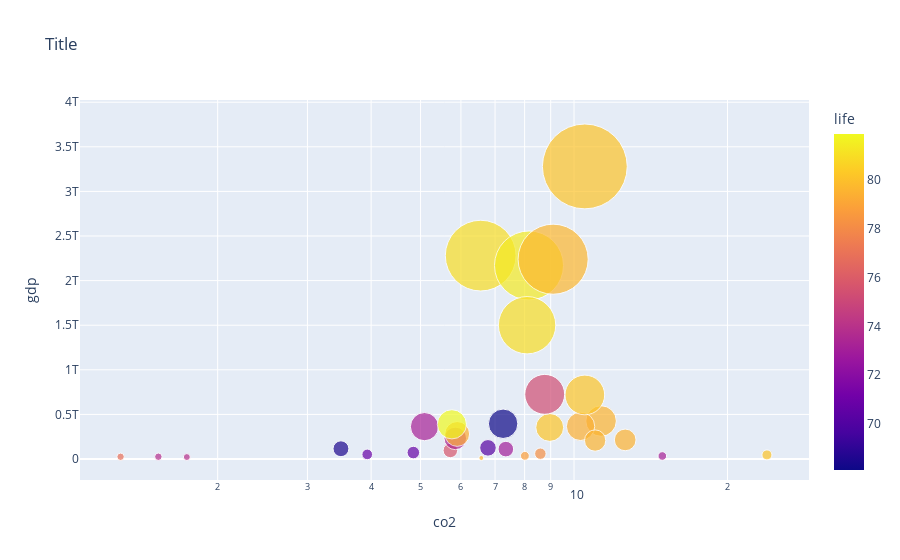

Here is the notebook cell this chart was saved with:
### Markdown cell above
### Figure 4: Total CO2 consumption on the virtical axis, with population represented by the size of the bubble

### Code cell
fig4 = px.scatter(combined.query("year == '2007'").query("continent == 'Europe'").dropna(), x="co2", y="gdp",
                size="gdp", 
                color="life",
                hover_name="country", log_x=True, size_max=60,
title="Title")


fig4.show()

### Figure 1 — Plotly figure (JSON) as saved in the notebook; plotly's stock layout.template omitted (floating-point values rounded to 4 significant figures)
{"data": [{"hovertemplate": "<b>%{hovertext}</b><br><br>co2=%{x}<br>gdp=%{marker.size}<br>life=%{marker.color}<extra></extra>", "hovertext": ["Albania", "Armenia", "Austria", "Azerbaijan", "Belarus", "Belgium", "Bulgaria", "Croatia", "Cyprus", "Estonia", "Finland", "France", "Georgia", "Germany", "Greece", "Hungary", "Ireland", "Italy", "Latvia", "Lithuania", "Luxembourg", "Malta", "Netherlands", "Poland", "Portugal", "Romania", "Slovenia", "Spain", "Switzerland", "Ukraine", "United Kingdom"], "legendgroup": "", "marker": {"color": [76.9, 73.9, 80.2, 68.5, 70.2, 79.6, 73, 75.7, 78.8, 73.2, 79.5, 81, 73.8, 80.1, 79.4, 73.5, 79.6, 81.4, 70.8, 70.7, 80.1, 79.6, 80.2, 75.3, 79.3, 73.2, 78.2, 81, 81.9, 68.1, 79.7], "coloraxis": "coloraxis", "size": [24900000000, 22000000000, 354000000000, 115000000000, 125000000000, 426000000000, 111000000000, 96000000000, 35600000000, 33700000000, 214000000000, 2280000000000, 25300000000, 3280000000000, 366000000000, 231000000000, 207000000000, 2170000000000, 51500000000, 72200000000, 45900000000, 11300000000, 718000000000, 725000000000, 281000000000, 363000000000, 59600000000, 1500000000000, 389000000000, 395000000000, 2240000000000], "sizemode": "area", "sizeref": 911100000.0, "symbol": "circle"}, "mode": "markers", "name": "", "orientation": "v", "showlegend": false, "type": "scatter", "x": [1.29, 1.74, 8.96, 3.49, 6.78, 11.3, 7.35, 5.72, 8.01, 14.9, 12.6, 6.56, 1.53, 10.5, 10.3, 5.85, 11, 8.16, 3.93, 4.84, 23.9, 6.58, 10.5, 8.76, 5.9, 5.09, 8.59, 8.09, 5.76, 7.26, 9.1], "xaxis": "x", "y": [24900000000, 22000000000, 354000000000, 115000000000, 125000000000, 426000000000, 111000000000, 96000000000, 35600000000, 33700000000, 214000000000, 2280000000000, 25300000000, 3280000000000, 366000000000, 231000000000, 207000000000, 2170000000000, 51500000000, 72200000000, 45900000000, 11300000000, 718000000000, 725000000000, 281000000000, 363000000000, 59600000000, 1500000000000, 389000000000, 395000000000, 2240000000000], "yaxis": "y"}], "layout": {"coloraxis": {"colorbar": {"title": {"text": "life"}}, "colorscale": [[0, "#0d0887"], [0.1111, "#46039f"], [0.2222, "#7201a8"], [0.3333, "#9c179e"], [0.4444, "#bd3786"], [0.5556, "#d8576b"], [0.6667, "#ed7953"], [0.7778, "#fb9f3a"], [0.8889, "#fdca26"], [1, "#f0f921"]]}, "legend": {"itemsizing": "constant", "tracegroupgap": 0}, "title": {"text": "Title"}, "xaxis": {"anchor": "y", "domain": [0, 1], "title": {"text": "co2"}, "type": "log"}, "yaxis": {"anchor": "x", "domain": [0, 1], "title": {"text": "gdp"}}}}
